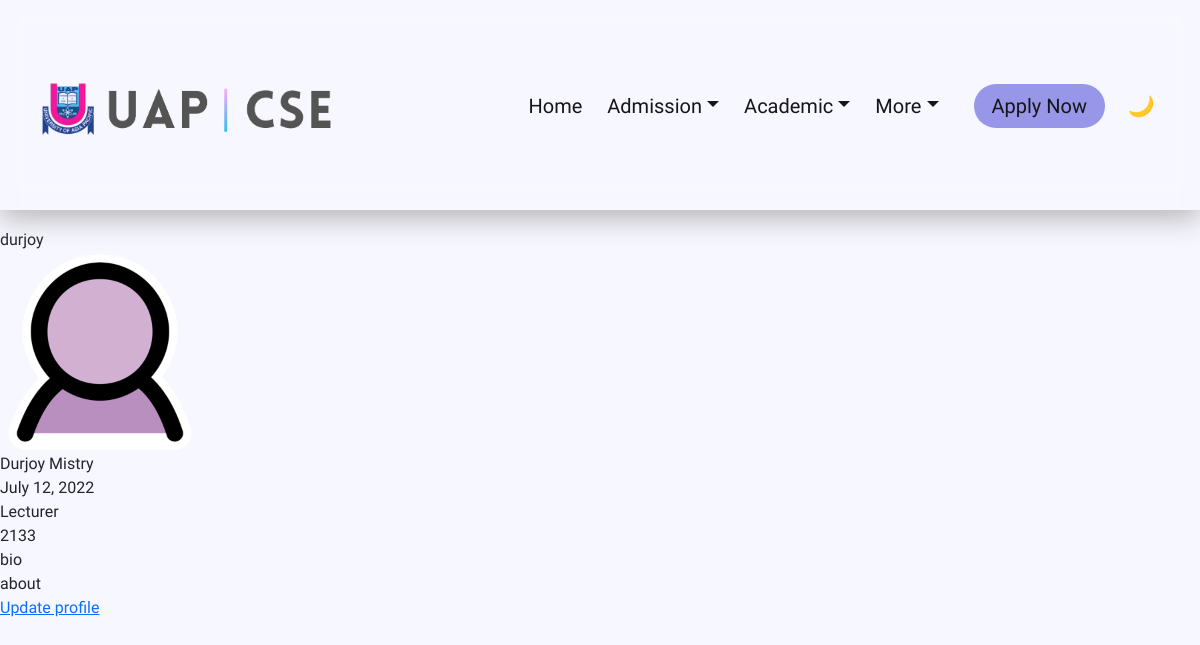
Before: /update/ (signed in) with the older database file.
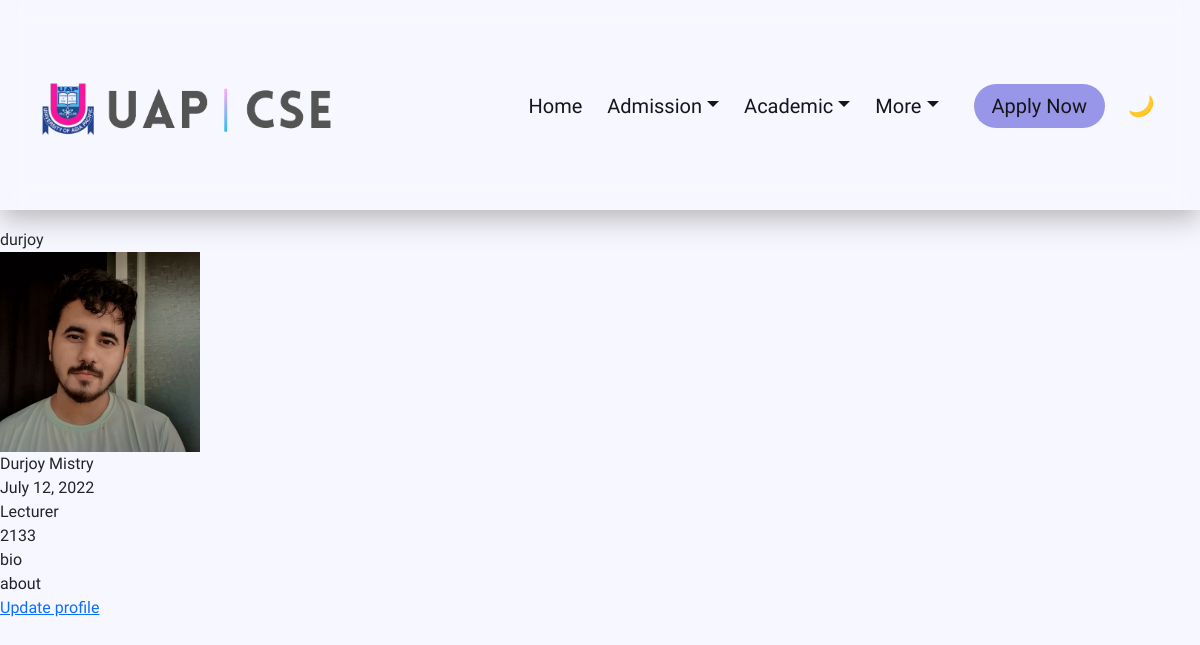
After: the same page with the newer database file.
### faculty/models.py (models this page shows, shortened)
class Faculty(models.Model):
    DESIGNATION_CHOICES = [
        ('Professor', 'Professor'),
        ('Associate Professor', 'Associate Professor'),
        ('Assistant Professor', 'Assistant Professor'),
        ('Lecturer', 'Lecturer'),
        ('Teaching Assistant', 'Teaching Assistant'),
    ]
    user = models.OneToOneField(User, on_delete=models.CASCADE)
    name = models.CharField(max_length=50, default="Name")
    designation = models.CharField(max_length=20, choices=DESIGNATION_CHOICES, null=True)
    phone = models.CharField(max_length=11)
    bio = models.TextField(max_length=200)
    about = models.TextField(max_length=1000)
    profile_pic = models.ImageField(upload_to='faculty_photos/', default='defaults/faculty.png', null=True, blank=True)
    joining_date = models.DateField(null=True)
    google_scholar_url = models.URLField(max_length=255, blank=True, null=True)
    citation = models.PositiveIntegerField(default=0, blank=True, null=True)
    sl = models.PositiveIntegerField(unique=True, blank=True, null=True)

### faculty/views.py (the view)
# urls.py: path('update/', views.update_view, name='update'),
@login_required
def update_view(request):
    try:
        faculty = Faculty.objects.get(user=request.user)
        return render(request, 'update.html', {
            'facultys': [faculty]
        })
    except Faculty.DoesNotExist:
        messages.error(request, "No faculty profile found for your account")
        return redirect('login')

### templates/update.html (shortened to what this page needs)
{% extends "base.html" %}
{% load static %}
{% block head %}
    <link rel="stylesheet" href="{% static 'css/faculty.css' %}">
    <link rel="stylesheet" href="{% static 'css/global.css' %}">
{% endblock %}
{% block content %}
    {% for i in facultys %}
        {{ i.user.username }}<br>
        {% if i.profile_pic %}
            <img src="{{ i.profile_pic.url }}" width="200" /><br>
        {% endif %}
        {{ i.name }}<br>
        {{ i.joining_date }}<br>
        {{ i.designation }}<br>
        {{ i.phone }}<br>
        {{ i.bio }}<br>
        {{ i.about }}<br>
        <a href="{% url 'update-faculty' i.id %}">Update profile</a><br><br>
    {% endfor %}
{% endblock %}

Changed rows visible on the page:
changed Faculty "Durjoy Mistry": profile_pic: a different picture
